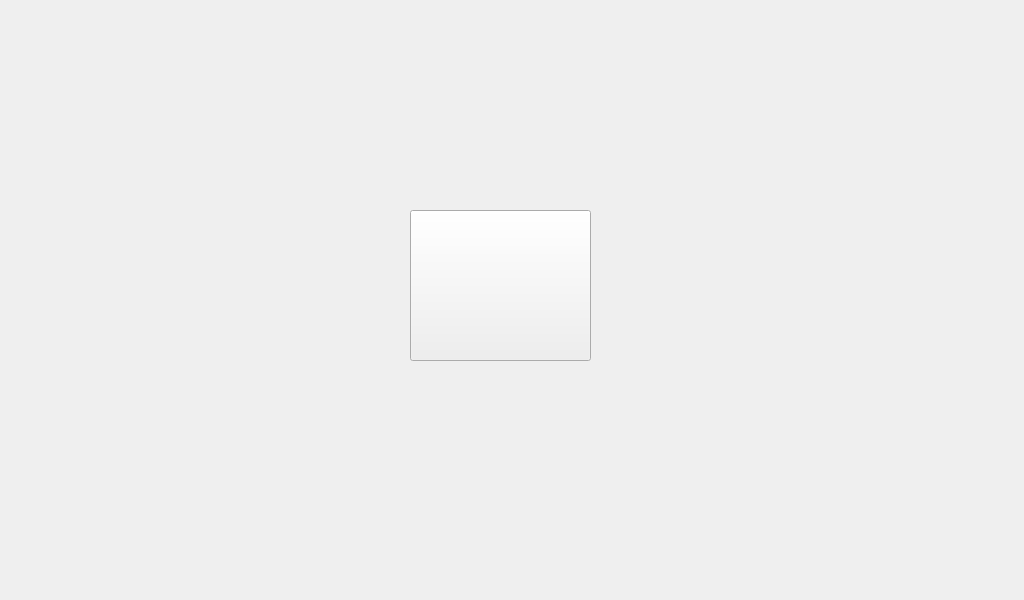
<?xml version="1.0" encoding="UTF-8"?>
<ui version="4.0">
 <class>fMenu</class>
 <widget class="QMainWindow" name="fMenu">
  <property name="geometry">
   <rect>
    <x>0</x>
    <y>0</y>
    <width>1024</width>
    <height>600</height>
   </rect>
  </property>
  <property name="minimumSize">
   <size>
    <width>1024</width>
    <height>600</height>
   </size>
  </property>
  <property name="maximumSize">
   <size>
    <width>1024</width>
    <height>600</height>
   </size>
  </property>
  <property name="windowTitle">
   <string>MainWindow</string>
  </property>
  <widget class="QWidget" name="select_wall">
   <property name="styleSheet">
    <string notr="true"/>
   </property>
   <widget class="QPushButton" name="fileManage_bt">
    <property name="geometry">
     <rect>
      <x>410</x>
      <y>210</y>
      <width>181</width>
      <height>151</height>
     </rect>
    </property>
    <property name="styleSheet">
     <string notr="true">border-image: url(:/new/prefix1/images/file.png);</string>
    </property>
    <property name="text">
     <string/>
    </property>
   </widget>
  </widget>
 </widget>
 <resources/>
 <connections/>
</ui>
